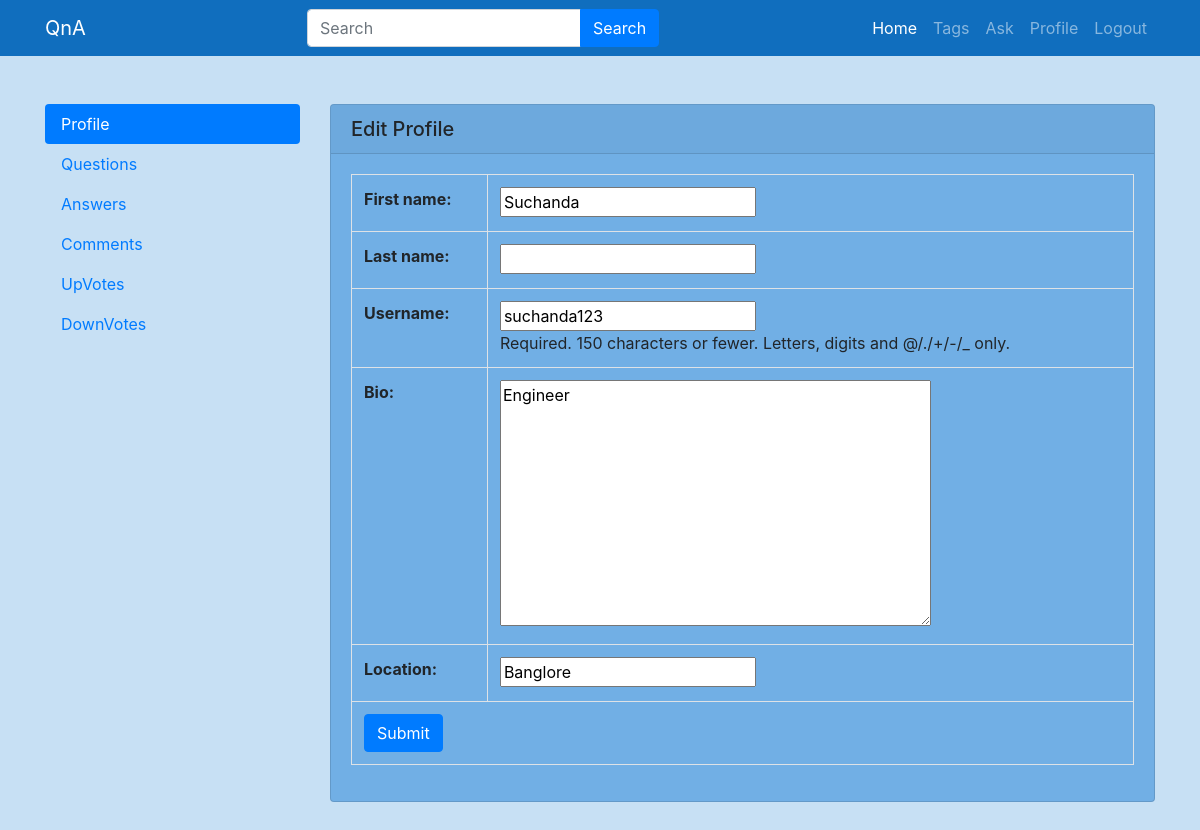
/accounts/profile/ (signed in), run on the app's committed database.
### main/models.py (models this page shows)
class CustomUser(AbstractUser):
    bio=models.TextField()
    location=models.CharField(max_length=200)

### main/views.py (the view)
# urls.py: path('accounts/profile/',views.profile,name='profile'),
def profile(request):
    quests=Question.objects.filter(user=request.user).order_by('-id')
    answers=Answer.objects.filter(user=request.user).order_by('-id')
    comments=Comment.objects.filter(user=request.user).order_by('-id')
    upvotes=UpVote.objects.filter(user=request.user).order_by('-id')
    downvotes=DownVote.objects.filter(user=request.user).order_by('-id')
    if request.method=='POST':
        profileForm=ProfileForm(request.POST,instance=request.user)
        if profileForm.is_valid():
            profileForm.save()
            messages.success(request,'Profile has been updated.')
    form=ProfileForm(instance=request.user)
    return render(request,'registration/profile.html',{
        'form':form,
        'quests':quests,
        'answers':answers,
        'comments':comments,
        'upvotes':upvotes,
        'downvotes':downvotes,
    })

### main/forms.py
class ProfileForm(ModelForm):
    class Meta:
        model=CustomUser
        fields=('first_name','last_name','username','bio','location')

### main/templates/registration/profile.html (shortened to what this page needs)
{% extends 'base.html' %}
{% block content %}
<div class="container py-5">
    <div class="row">
        <div class="col-md-3">
            <div class="nav flex-column nav-pills" id="v-pills-tab" role="tablist" aria-orientation="vertical">
                <a class="nav-link active" id="v-pills-profile-tab" data-toggle="pill" href="#v-pills-profile" role="tab" aria-controls="v-pills-home" aria-selected="true">Profile</a>
                <a class="nav-link" id="v-pills-questions-tab" data-toggle="pill" href="#v-pills-questions" role="tab" aria-controls="v-pills-questions" aria-selected="false">Questions</a>
                <a class="nav-link" id="v-pills-answers-tab" data-toggle="pill" href="#v-pills-answers" role="tab" aria-controls="v-pills-answers" aria-selected="false">Answers</a>
                <a class="nav-link" id="v-pills-comments-tab" data-toggle="pill" href="#v-pills-comments" role="tab" aria-controls="v-pills-comments" aria-selected="false">Comments</a>
                <a class="nav-link" id="v-pills-upvotes-tab" data-toggle="pill" href="#v-pills-upvotes" role="tab" aria-controls="v-pills-upvotes" aria-selected="false">UpVotes</a>
                <a class="nav-link" id="v-pills-downvotes-tab" data-toggle="pill" href="#v-pills-downvotes" role="tab" aria-controls="v-pills-downvotes" aria-selected="false">DownVotes</a>
            </div>
        </div>
        <div class="col-md-9">
            <div class="tab-content" id="v-pills-tabContent">
                <div class="tab-pane fade show active" id="v-pills-profile" role="tabpanel" aria-labelledby="v-pills-profile-tab">
                    <div class="card" style="background-color:#71afe5;">
                        <h5 class="card-header">Edit Profile</h5>
                        <div class="card-body">
                            <form method="post">
                                <table class="table table-bordered">
                                    {{form.as_table}}
                                    <tr>
                                        <td colspan="2">
                                            <button class="btn btn-primary">Submit</button>
                                        </td>
                                    </tr>
                                </table>
                            </form>
                        </div>
                    </div>
                </div>
            </div>
        </div>
    </div>
</div>
{% endblock %}

### data on the page
CustomUser: first_name "Suchanda", username "suchanda123", bio "Engineer", location "Banglore"
